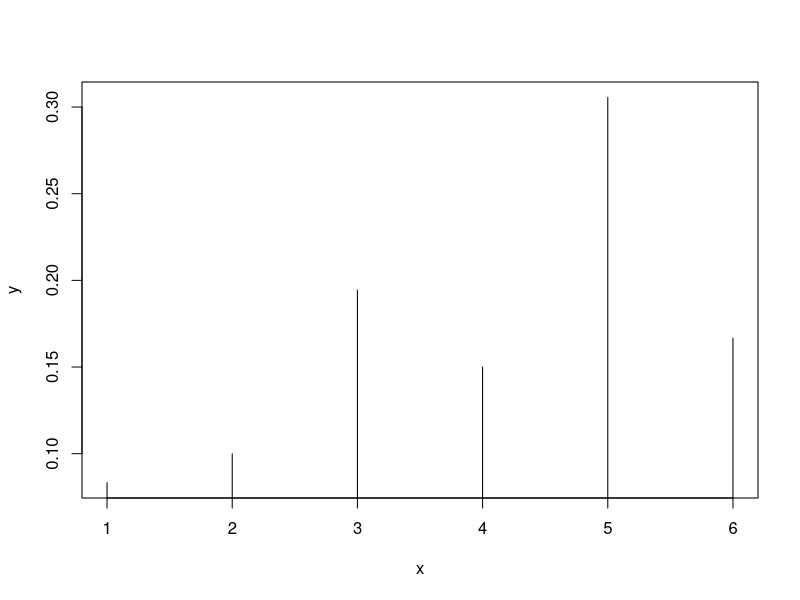
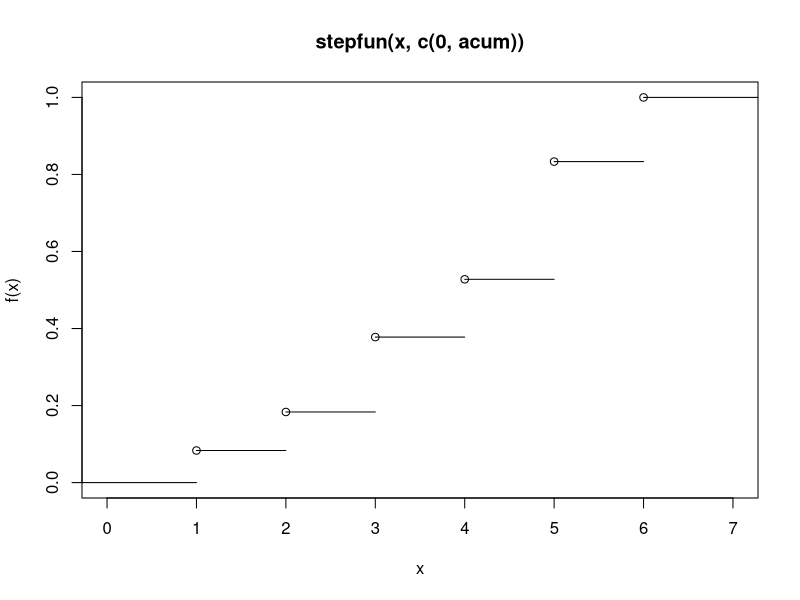
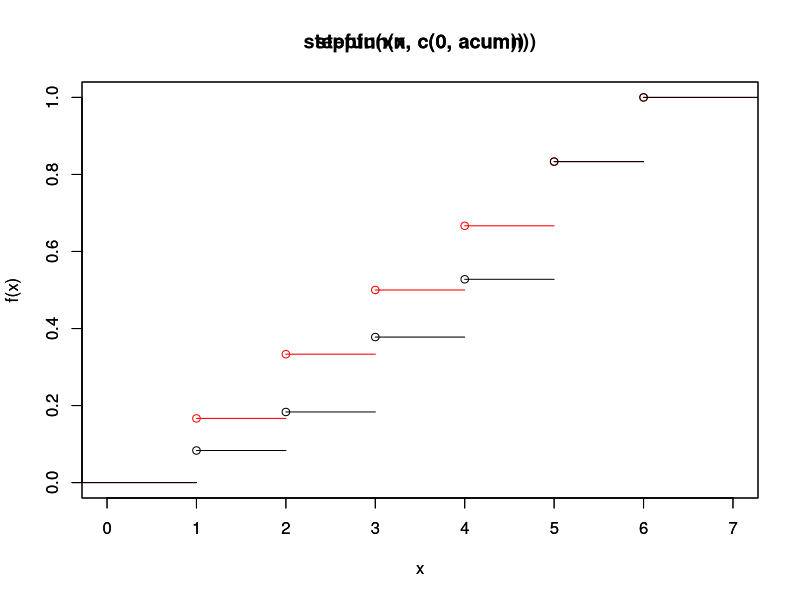

Write R code to recreate these figures, in order.
df<- read.csv("enquesta.csv")
#1a
mean(df$TABAC)#probabilidad de que una persona fume
#
mean(df$OCI==4 & df$TABAC==1) #Guarda las probabilidades de los que fuman dependiendo del ocio
mean(df$OCI==3 & df$TABAC==1)
mean(df$OCI==2 & df$TABAC==1)
mean(df$OCI==1 & df$TABAC==1)
#viendo los resultados fuman menos
#1b
d160<-mean(df$ALTURA>=160 & df$SEXE=="d") #Variable Mujeres de 160 o mas
x<-mean((df$OCI==1 | df$OCI==2) & df$ALTURA>=160 & df$SEXE=="d") #Variable de mujeres de 160 o mas que fuman y miran televisores o Pc
(x/d160)*100  #Probabilidad de que si es mujer de 160, su ocio sea televisores u ordenadores
#1c
hof<-mean(df$OCI==4 & df$TABAC==1 & df$SEXE=="h") #Variable hombres que hacen deporte y fuman 

fumador<-mean(df$TABAC==1) #Variable fumadores
hof/fumador*100 #Probabilidades de que si es fumador sea hombre que hace deporte
#1d
mean(df$OCI==4 & df$TABAC==0) #No fumadores que hacen deporte 
mean((df$OCI==2 | df$OCI==3) & df$TABAC==1) #Fumadores que usan el computador o se aficionan a la musica/lectura

#1e
mean(df$PES>60 & df$EDAT>=20)#Personas que pesan mas de 60kg que tengan 20 o mas
mean(df$PES<70 & df$EDAT<=50)#Personas que pesan menos de 70 y tienen 50 o menos
#2a
dau<-function(k){   #Funcion de K para valores pares e impares
  if (k%%2==0){
    return(print("P(x=k)=(k-1)/(5k)"))
  }else{
    return(print("P(x=k)=(1+2k)/36"))
  }
}
#2b
#2b
x<-c(1:6)
y<-c(1/12,1/10,7/36,3/20,11/36,1/6)
plot(x,y,type="h")
acum<-cumsum(y)
s<-stepfun(x,c(0,acum))
plotdau1<-plot(s,verticals=FALSE)
xn<-c(1:6)
yn<-c(1/6,1/6,1/6,1/6,1/6,1/6)
acumn<-cumsum(yn)
sn<-stepfun(xn,c(0,acumn))
plotdau2<-plot(sn,verticals=FALSE,col = 'red')
par(new=T)
plotdau1<-plot(s,verticals=FALSE)

